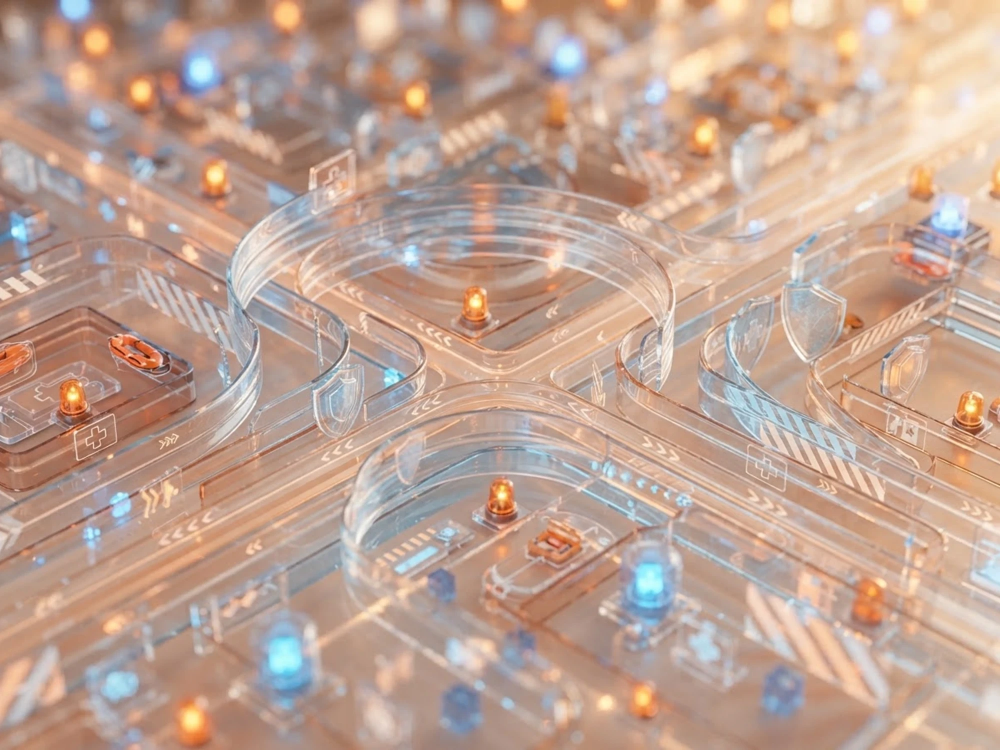
#> input picture assets/readyware/card-scene-illustration-original.webp, 2000 x 1500 px (shown at 1/2 size)
$ python tablet-mockup.py card-scene-illustration-original.webp card-scene-original.webp
#> lines starting #> are read from the running program, lines starting #| are printed output that depends on the picture; after the words box and inside, x2 and y2 are one past the last pixel; in counts of white or black regions, pixels touching at a corner belong together
"""
Tablet mockups for the Readyware case study, matched to the KSL tablet
mockups (`site/public/work/ksl/*-tablet.webp`): the raw desktop screenshot
pasted 1:1 into a clay-white landscape frame, a 46px bezel with a camera
dot at the top, a soft shadow all round and a deeper one below, on a
transparent background.

The KSL frames were made outside this repo; the numbers here are measured
from them (frame 80px corner radius, screen 34px, the same margins), so the
two case studies look like one set.

Usage (screenshots are 2000 px wide, as exported from Figma):

    python3 tablet-mockup.py <screenshot> <out.webp>

A 2000 x 1422 screenshot makes a 2272 x 1704 mockup.
"""

import sys

from PIL import Image, ImageChops, ImageDraw, ImageFilter

TOP_CLAY = (251, 250, 248)
BOTTOM_CLAY = (236, 234, 230)
RIM = (222, 220, 217, 255)
CAMERA = (205, 202, 196, 255)
SHADOW = (20, 24, 33)
BEZEL = 46
OUTER_RADIUS = 80
SCREEN_RADIUS = OUTER_RADIUS - BEZEL
TOP, BOTTOM, SIDE = 40, 150, 90  # room for the shadow


def rounded(size, radius):
    mask = Image.new("L", size, 0)
    ImageDraw.Draw(mask).rounded_rectangle((0, 0, size[0] - 1, size[1] - 1), radius, fill=255)
    return mask


def mockup(screenshot_path, out_path):
#> called with screenshot_path = 'card-scene-illustration-original.webp', out_path = 'card-scene-original.webp'
    screen = Image.open(screenshot_path).convert("RGBA")
    sw, sh = screen.size
#> sw = 2000; sh = 1500
    dw, dh = sw + 2 * BEZEL, sh + 2 * BEZEL
#> dw = 2092; dh = 1592
    cw, ch = SIDE + dw + SIDE, TOP + dh + BOTTOM
#> cw = 2272; ch = 1782
    dx, dy = SIDE, TOP

    canvas = Image.new("RGBA", (cw, ch), (0, 0, 0, 0))
#> canvas: PIL image 2272x1782 RGBA; every value is 0

    # Shadow: a soft ambient one all round, and a deeper one below.
    device_mask = rounded((dw, dh), OUTER_RADIUS)
#> in rounded, `mask = Image.new("L", size, 0)`: mask: PIL image 2092x1592 L; every value is 0
#> in rounded, `ImageDraw.Draw(mask).rounded_rectangle((0, 0, size[0] - 1, size[1] - 1..`:
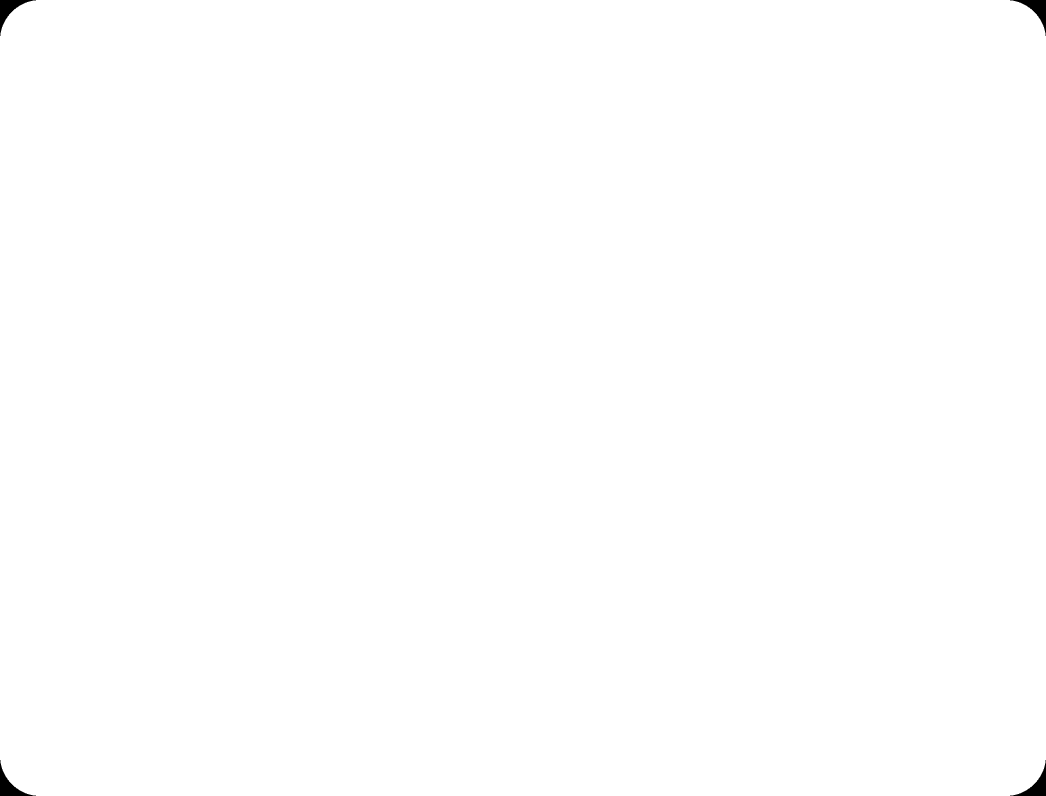
#> mask: PIL image 2092x1592 L (shown at 1/2 size); 99.8% white; 4 black regions, box (x1, y1, x2, y2) and area: (0, 0, 72, 72) 1400, (2020, 0, 2092, 72) 1400, (0, 1520, 72, 1592) 1400, (2020, 1520, 2092, 1592) 1400
    # The deeper one is inset at the sides, so it only shows below.
    for alpha, inset, offset, blur in ((22, 0, 20, 24), (76, 60, 40, 44)):
        mask = rounded((dw - 2 * inset, dh), OUTER_RADIUS)
        shadow = Image.new("L", (cw, ch), 0)
        shadow.paste(mask.point(lambda v: v * alpha // 255), (dx + inset, dy + offset))
        shadow = shadow.filter(ImageFilter.GaussianBlur(blur))
        layer = Image.new("RGBA", (cw, ch), SHADOW + (0,))
        layer.putalpha(shadow)
        canvas = Image.alpha_composite(canvas, layer)
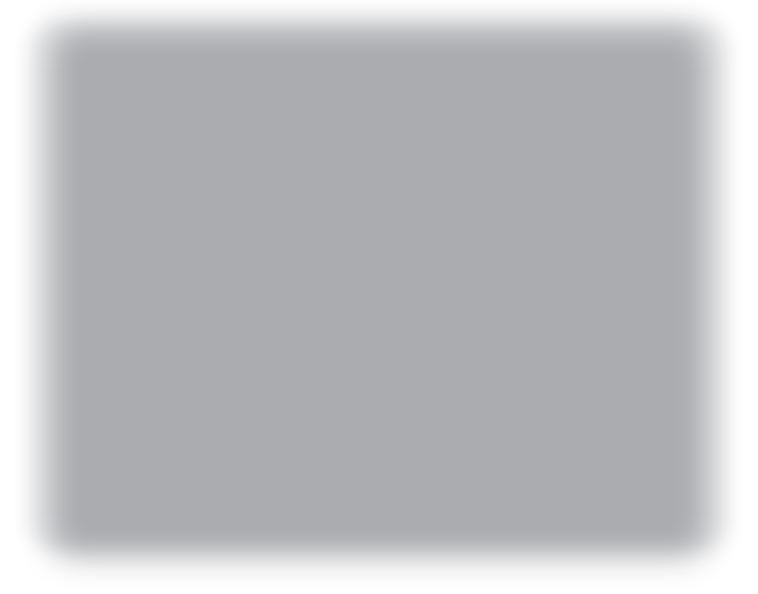
#> canvas: PIL image 2272x1782 RGBA (shown at 1/3 size); mean R, G, B, A 19, 22.8, 31.4, 71.7; transparent parts drawn white
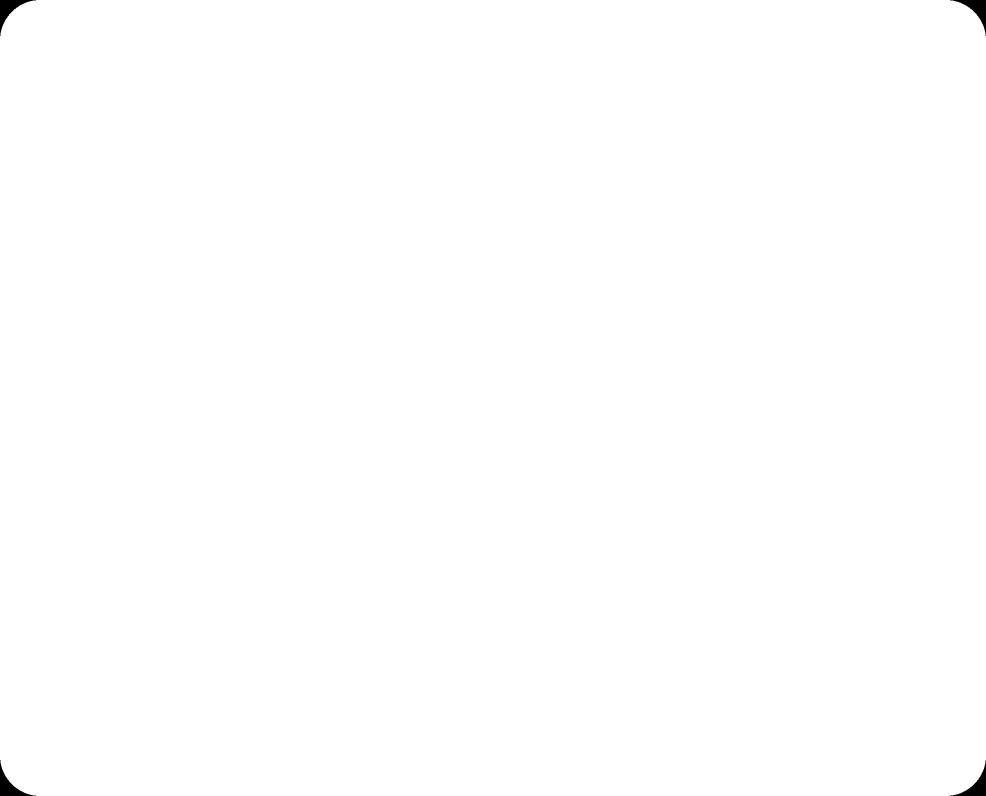
#> mask: PIL image 1972x1592 L (shown at 1/2 size); 99.8% white; 4 black regions, box (x1, y1, x2, y2) and area: (0, 0, 72, 72) 1400, (1900, 0, 1972, 72) 1400, (0, 1520, 72, 1592) 1400, (1900, 1520, 1972, 1592) 1400
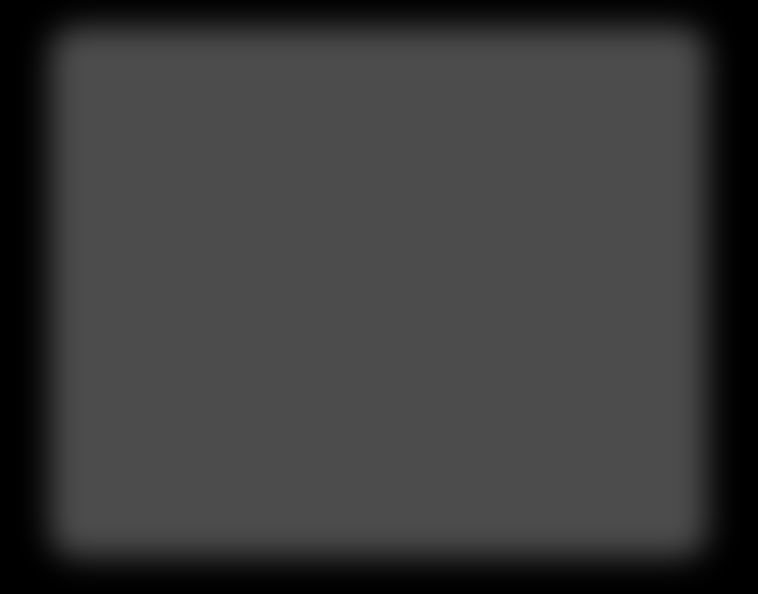
#> shadow: PIL image 2272x1782 L (shown at 1/3 size); min 0, max 76, mean 58.8

    # The frame: a 1px rim, and clay lit slightly from above.
    canvas.paste(Image.new("RGBA", (dw, dh), RIM), (dx, dy), device_mask)
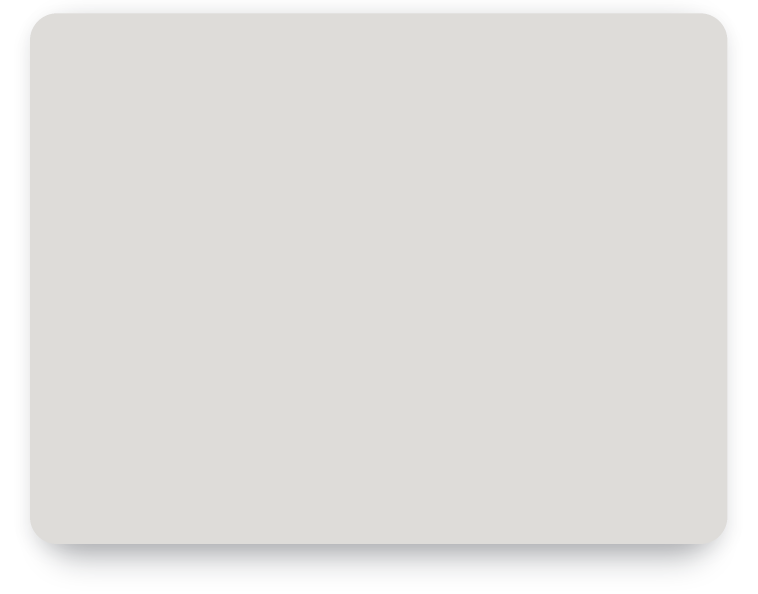
#> canvas: PIL image 2272x1782 RGBA (shown at 1/3 size); mean R, G, B, A 184.9, 183.8, 182.5, 211.7; transparent parts drawn white
    clay = Image.linear_gradient("L").resize((dw - 2, dh - 2))
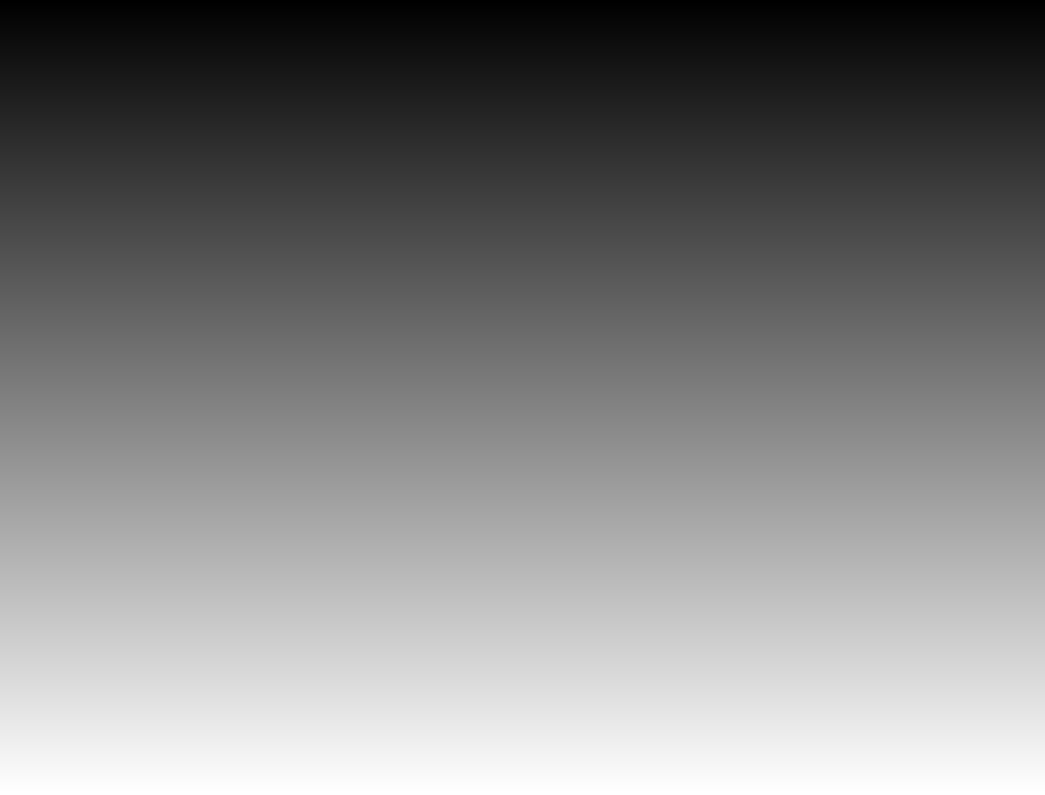
#> clay: PIL image 2090x1590 L (shown at 1/2 size); min 0, max 255, mean 127.5
    clay = Image.merge(
        "RGB",
        [clay.point(lambda v, i=i: TOP_CLAY[i] + (BOTTOM_CLAY[i] - TOP_CLAY[i]) * v // 255) for i in range(3)],
    ).convert("RGBA")
#> clay: PIL image 2090x1590 RGBA
    canvas.paste(clay, (dx + 1, dy + 1), rounded((dw - 2, dh - 2), OUTER_RADIUS - 1))
#> in rounded (call 4), `mask = Image.new("L", size, 0)`: mask: PIL image 2090x1590 L; every value is 0
#> in rounded (call 4), `ImageDraw.Draw(mask).rounded_rectangle((0, 0, size[0] - 1, size[1] - 1..`: mask: PIL image 2090x1590 L; 99.8% white; 4 black regions, box (x1, y1, x2, y2) and area: (0, 0, 71, 71) 1361, (2019, 0, 2090, 71) 1361, (0, 1519, 71, 1590) 1361, (2019, 1519, 2090, 1590) 1361

    # The camera, centred in the top bezel.
    cx, cy, r = dx + dw // 2, dy + BEZEL // 2, 7
#> cx = 1136; cy = 63; r = 7
    ImageDraw.Draw(canvas).ellipse((cx - r, cy - r, cx + r, cy + r), fill=CAMERA)

    # The screen, 1:1, with rounded corners.
    screen_mask = ImageChops.multiply(rounded((sw, sh), SCREEN_RADIUS), screen.getchannel("A"))
#> in rounded (call 5), `mask = Image.new("L", size, 0)`: mask: PIL image 2000x1500 L; every value is 0
#> in rounded (call 5), `ImageDraw.Draw(mask).rounded_rectangle((0, 0, size[0] - 1, size[1] - 1..`: mask: PIL image 2000x1500 L; 100% white; 4 black regions, box (x1, y1, x2, y2) and area: (0, 0, 29, 29) 260, (1971, 0, 2000, 29) 260, (0, 1471, 29, 1500) 260, (1971, 1471, 2000, 1500) 260
    canvas.paste(screen, (dx + BEZEL, dy + BEZEL), screen_mask)
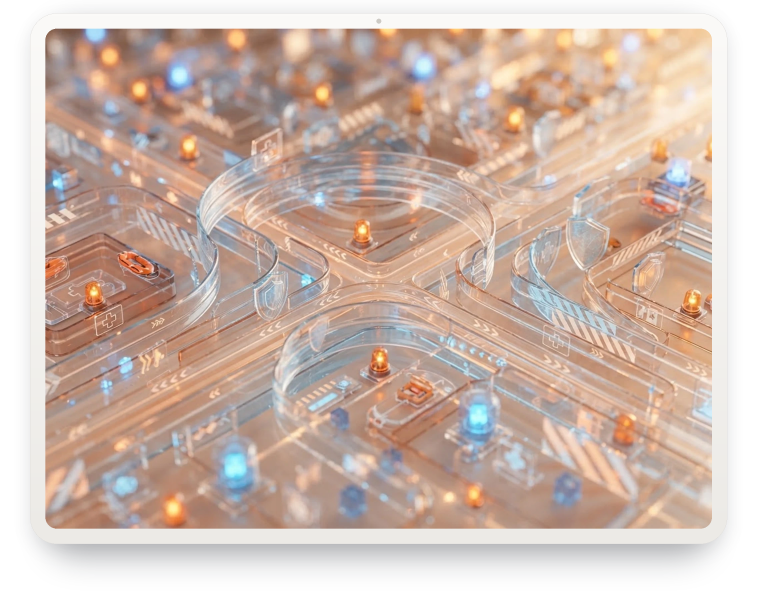
#> canvas: PIL image 2272x1782 RGBA (shown at 1/3 size); mean R, G, B, A 164.1, 143.1, 133.1, 211.7; transparent parts drawn white

    # Lossless, like KSL's: these are mostly small UI text.
    canvas.save(out_path, "WEBP", lossless=True, method=6)
    return canvas.size


if __name__ == "__main__":
    print(mockup(sys.argv[1], sys.argv[2]))
